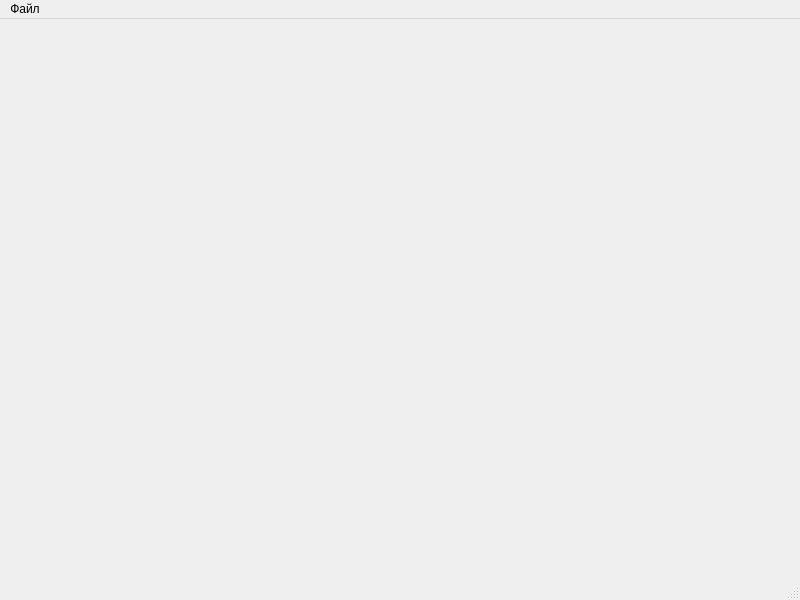
<?xml version="1.0" encoding="UTF-8"?>
<ui version="4.0">
 <class>pLists</class>
 <widget class="QMainWindow" name="pLists">
  <property name="geometry">
   <rect>
    <x>0</x>
    <y>0</y>
    <width>800</width>
    <height>600</height>
   </rect>
  </property>
  <property name="windowTitle">
   <string>Путевые листы</string>
  </property>
  <widget class="QWidget" name="centralwidget"/>
  <widget class="QMenuBar" name="menubar">
   <property name="geometry">
    <rect>
     <x>0</x>
     <y>0</y>
     <width>800</width>
     <height>21</height>
    </rect>
   </property>
   <widget class="QMenu" name="menu">
    <property name="title">
     <string>Файл</string>
    </property>
    <addaction name="menu_open"/>
    <addaction name="menu_close"/>
    <addaction name="separator"/>
    <addaction name="menu_exit"/>
   </widget>
   <addaction name="menu"/>
  </widget>
  <widget class="QStatusBar" name="statusbar"/>
  <action name="menu_open">
   <property name="text">
    <string>Открыть</string>
   </property>
  </action>
  <action name="menu_close">
   <property name="text">
    <string>Закрыть</string>
   </property>
  </action>
  <action name="menu_exit">
   <property name="text">
    <string>Выход</string>
   </property>
  </action>
 </widget>
 <resources/>
 <connections/>
</ui>
